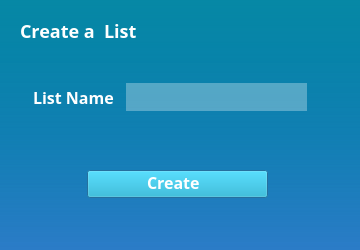
<?xml version="1.0" encoding="UTF-8"?>
<ui version="4.0">
 <class>Dialog</class>
 <widget class="QDialog" name="Dialog">
  <property name="geometry">
   <rect>
    <x>0</x>
    <y>0</y>
    <width>360</width>
    <height>250</height>
   </rect>
  </property>
  <property name="windowTitle">
   <string>Dialog</string>
  </property>
  <property name="styleSheet">
   <string notr="true">QDialog {background-color: qlineargradient(spread:pad, x1:0.523045, y1:0, x2:0.522, y2:0.994318, stop:0 rgba(6, 136, 165, 255), stop:1 rgba(5, 100, 189, 155))}</string>
  </property>
  <widget class="QPushButton" name="pushButton">
   <property name="geometry">
    <rect>
     <x>87</x>
     <y>170</y>
     <width>181</width>
     <height>28</height>
    </rect>
   </property>
   <property name="styleSheet">
    <string notr="true">*{position: absolute;
width: 491.98px;
height: 57.64px;
left: 475.66px;
top: 657.15px;

background: #13ADCF;}</string>
   </property>
   <property name="text">
    <string/>
   </property>
  </widget>
  <widget class="QLabel" name="label_9">
   <property name="geometry">
    <rect>
     <x>33</x>
     <y>82</y>
     <width>121</width>
     <height>31</height>
    </rect>
   </property>
   <property name="font">
    <font>
     <family>Montserrat</family>
     <pointsize>-1</pointsize>
     <weight>75</weight>
     <italic>false</italic>
     <bold>true</bold>
    </font>
   </property>
   <property name="styleSheet">
    <string notr="true">*{position: absolute;
width: 217.37px;
height: 88.31px;
left: 606.99px;
top: 269.2px;

font-family: Montserrat;
font-style: normal;
font-weight: 600;
font-size:16px;
line-height: 78px;

color: #FFFFFF;
}</string>
   </property>
   <property name="text">
    <string>List Name</string>
   </property>
  </widget>
  <widget class="QLabel" name="label_8">
   <property name="geometry">
    <rect>
     <x>20</x>
     <y>10</y>
     <width>161</width>
     <height>41</height>
    </rect>
   </property>
   <property name="font">
    <font>
     <family>Montserrat</family>
     <pointsize>-1</pointsize>
     <weight>75</weight>
     <italic>false</italic>
     <bold>true</bold>
    </font>
   </property>
   <property name="styleSheet">
    <string notr="true">*{position: absolute;
width: 217.37px;
height: 88.31px;
left: 606.99px;
top: 269.2px;

font-family: Montserrat;
font-style: normal;
font-weight: 600;
font-size:18px;
line-height: 78px;

color: #FFFFFF;
}</string>
   </property>
   <property name="text">
    <string>Create a  List</string>
   </property>
  </widget>
  <widget class="QLineEdit" name="lineEdit_5">
   <property name="geometry">
    <rect>
     <x>126</x>
     <y>83</y>
     <width>181</width>
     <height>28</height>
    </rect>
   </property>
   <property name="styleSheet">
    <string notr="true">*{position: absolute;
width: 480.03px;
height: 61.14px;
left: 481.64px;
top: 398.27px;

background: rgba(255, 255, 255, 0.3);}</string>
   </property>
   <property name="frame">
    <bool>false</bool>
   </property>
  </widget>
  <widget class="QLabel" name="label_4">
   <property name="geometry">
    <rect>
     <x>147</x>
     <y>172</y>
     <width>61</width>
     <height>21</height>
    </rect>
   </property>
   <property name="font">
    <font>
     <family>Montserrat</family>
     <pointsize>-1</pointsize>
     <weight>75</weight>
     <italic>false</italic>
     <bold>true</bold>
    </font>
   </property>
   <property name="styleSheet">
    <string notr="true">*{position: absolute;
width: 217.37px;
height: 88.31px;
left: 606.99px;
top: 269.2px;

font-family: Montserrat;
font-style: normal;
font-weight: 600;
font-size:16px;
line-height: 78px;

color: #FFFFFF;
}</string>
   </property>
   <property name="text">
    <string>Create</string>
   </property>
  </widget>
 </widget>
 <resources/>
 <connections/>
</ui>
